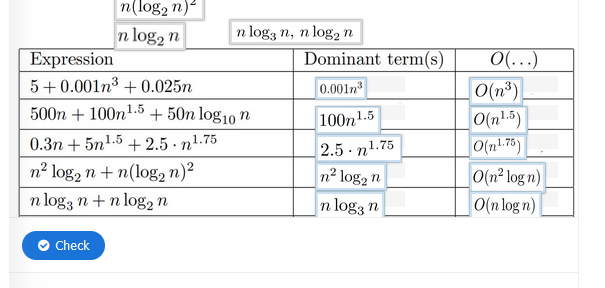
#> input picture 11.png, 605 x 288 px
$ python CV_basics.py
#> lines starting #> are read from the running program, lines starting #| are printed output that depends on the picture
import cv2
import matplotlib.pyplot as plt

image = cv2.imread(r"11.png", 1)
#> image is the input picture: shape (288, 605, 3); mean B, G, R 241.3, 239.7, 238.2
# Loading the image

half = cv2.resize(image, (0, 0), fx = 0.1, fy = 0.1)
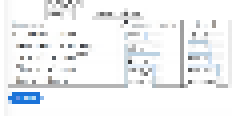
#> half: shape (29, 60, 3) (shown 4 times larger); mean B, G, R 242.5, 240.9, 239.2
bigger = cv2.resize(image, (1050, 1610))
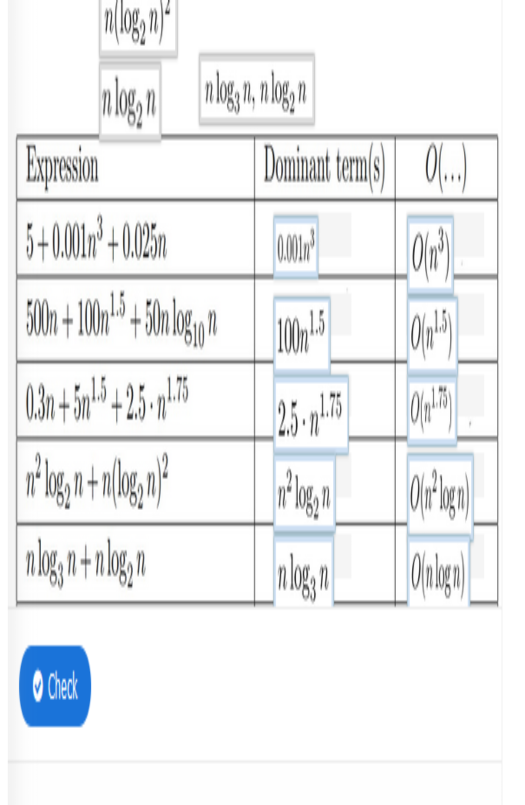
#> bigger: shape (1610, 1050, 3) (shown at 1/2 size); mean B, G, R 241.2, 239.7, 238.1

stretch_near = cv2.resize(image, (780, 540),
               interpolation = cv2.INTER_LINEAR)
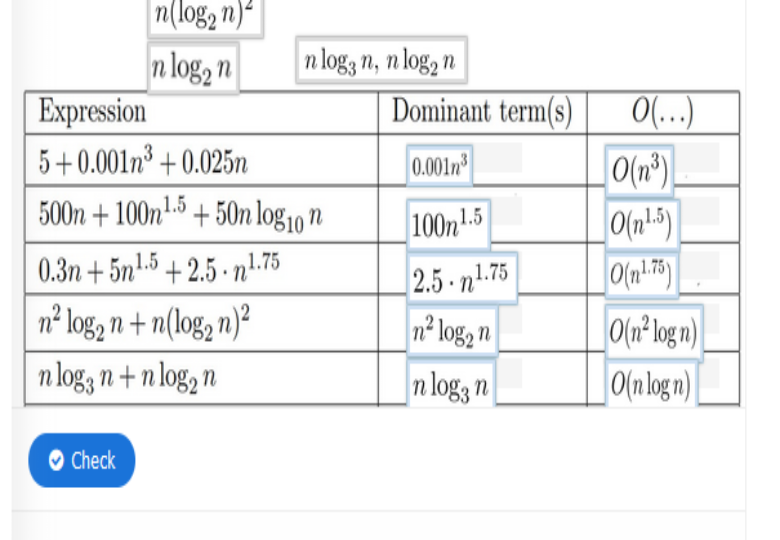
#> stretch_near: shape (540, 780, 3); mean B, G, R 241.2, 239.7, 238.1


Titles =["Original", "Half", "Bigger", "Interpolation Nearest"]
images =[image, half, bigger, stretch_near]
count = 4

for i in range(count):
    plt.subplot(2, 2, i + 1)
    plt.title(Titles[i])
    plt.imshow(images[i])

plt.show()
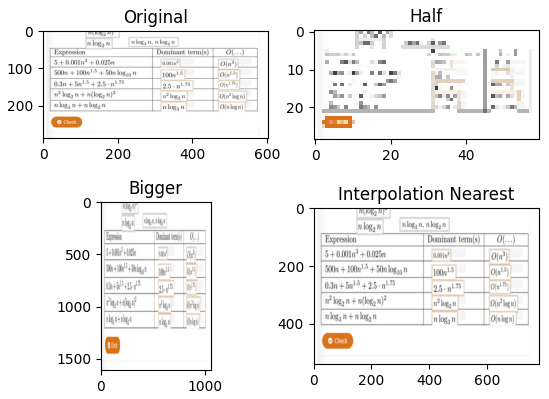
#> figure drawn by matplotlib, 4 panels; B, G, R data is drawn as R, G, B

$ run again, with CV02.png copied over 11.png
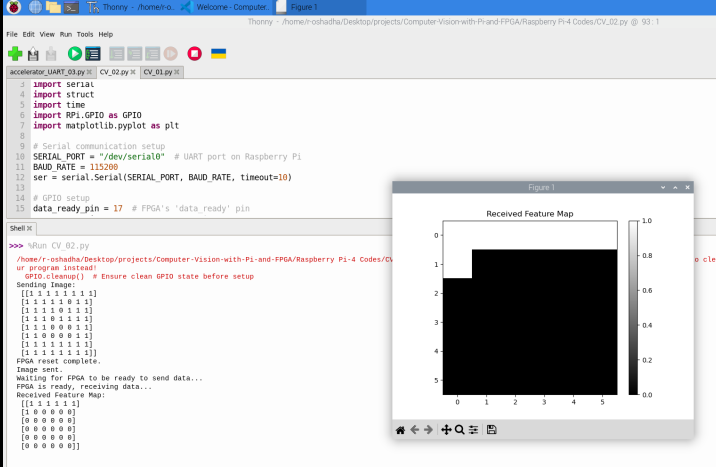
#> input picture CV02.png, 1432 x 934 px (shown at 1/2 size)
#> image is the input picture: shape (934, 1432, 3); mean B, G, R 221.4, 218.6, 216.7
#> `stretch_near = cv2.resize(image, (780, 540), interpolation = cv2.INTER..`:
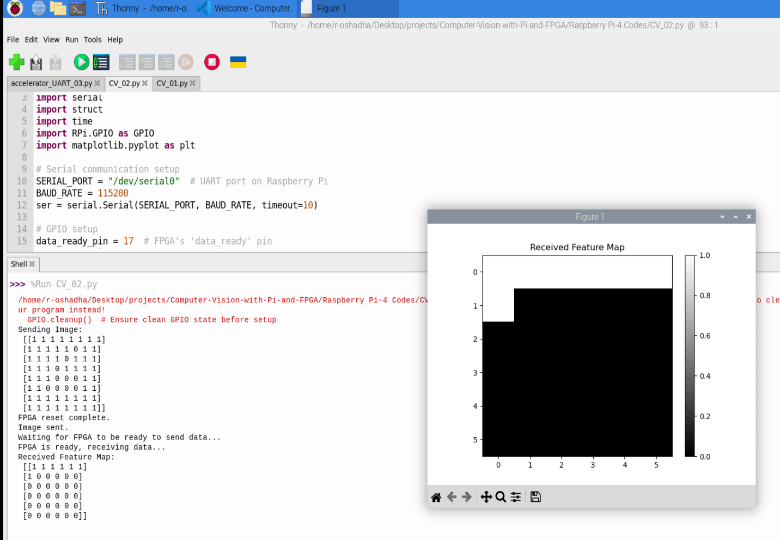
#> stretch_near: shape (540, 780, 3); mean B, G, R 221.5, 218.6, 216.7
#> `plt.show()`:
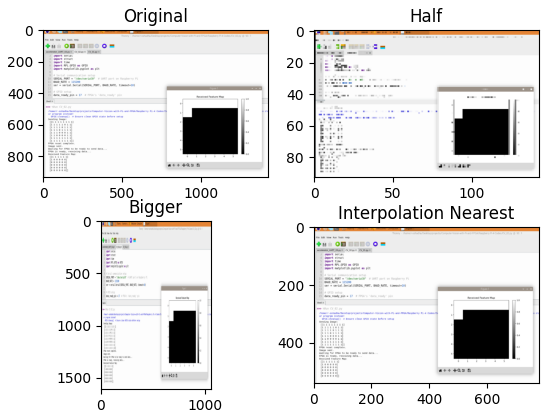
#> figure drawn by matplotlib, 4 panels; B, G, R data is drawn as R, G, B

$ run again, with uart_03.png copied over 11.png
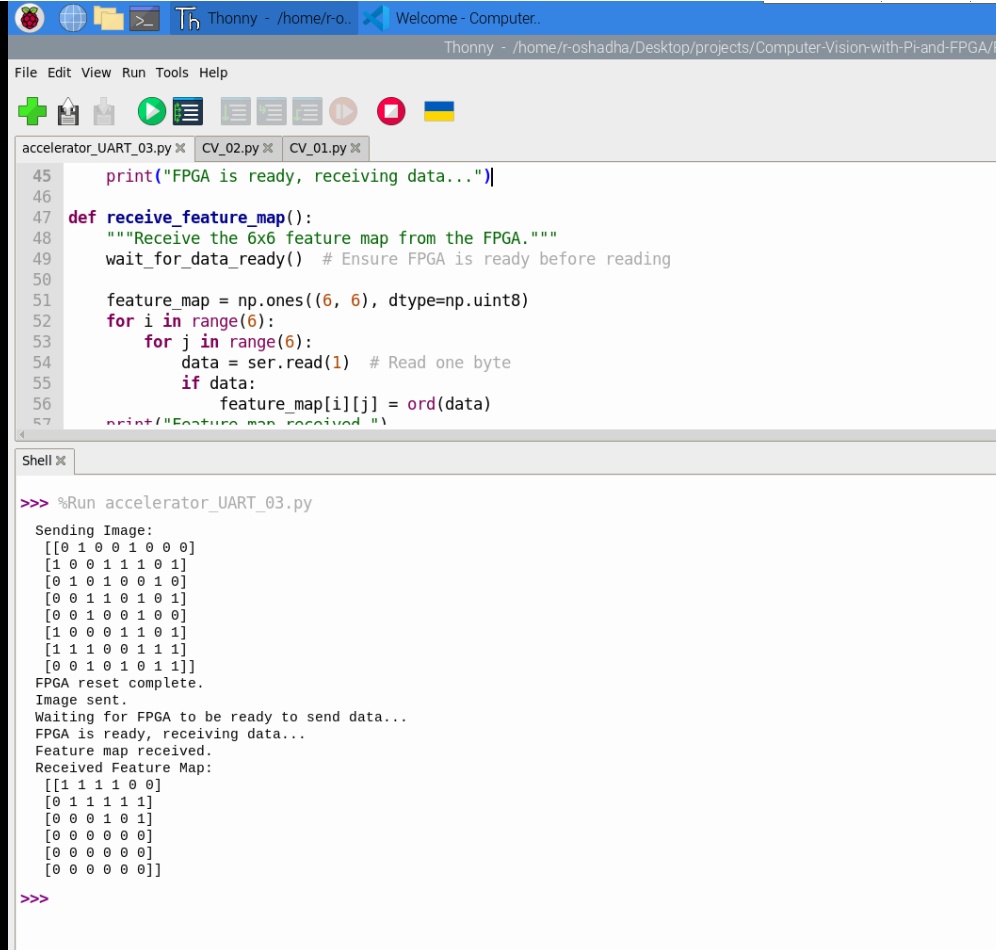
#> input picture uart_03.png, 996 x 950 px
#> image is the input picture: shape (950, 996, 3); mean B, G, R 238.5, 235.5, 232.7
#> `stretch_near = cv2.resize(image, (780, 540), interpolation = cv2.INTER..`:
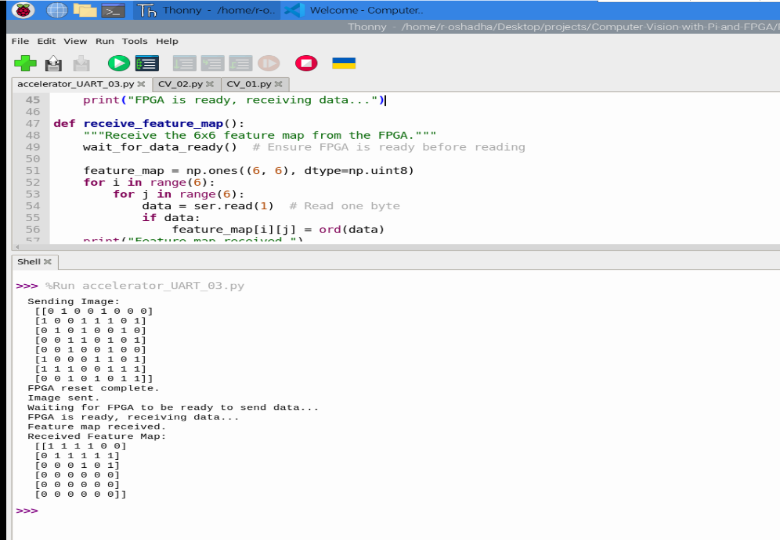
#> stretch_near: shape (540, 780, 3); mean B, G, R 238.5, 235.5, 232.7
#> `plt.show()`:
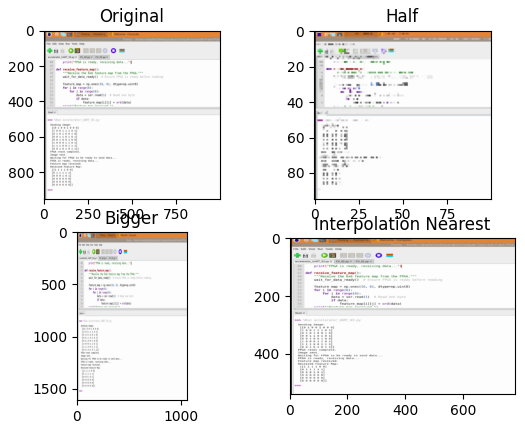
#> figure drawn by matplotlib, 4 panels; B, G, R data is drawn as R, G, B
